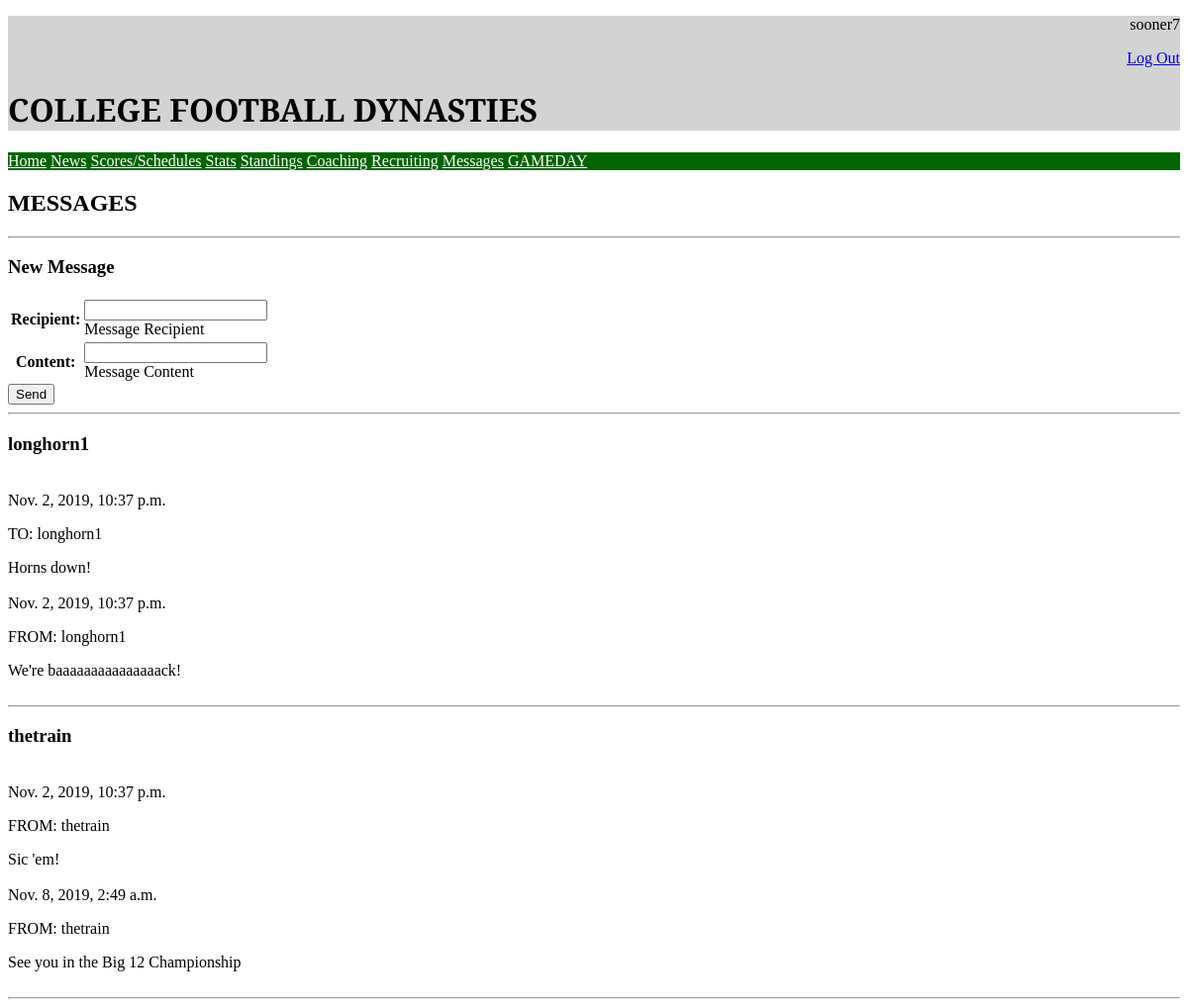
The page /messages (signed in) on the database its author committed.
### main/models.py (models this page shows)
class Message(models.Model):
    sender = models.ForeignKey(User, on_delete=models.SET_NULL, null=True, related_name="+")
    recipient = models.ForeignKey(User, on_delete=models.SET_NULL, null=True, related_name="+")
    content = models.CharField(max_length=400)
    sentTime = models.DateTimeField(auto_now_add=True)
    def __str__(self):
        return "Message<{}, {}, \"{}{}\">".format(self.sender, self.recipient, self.content[:20], "..." if len(self.content) > 10 else "")

### main/views.py (the view)
# urls.py: path("messages", views.messages, name="messages"),
def messages(request):
    sent = Message.objects.filter(sender=request.user)
    received = Message.objects.filter(recipient=request.user)
    conversations = {}
    for m in sent:
        if m.recipient.username not in conversations:
            conversations[m.recipient.username] = []
        conversations[m.recipient.username].append(m)
    for m in received:
        if m.sender.username not in conversations:
            conversations[m.sender.username] = []
        conversations[m.sender.username].append(m)
    for other in conversations:
        conversations[other].sort(key=lambda m: m.sentTime)
    if request.method == "POST":
        form = SendMessageForm(request.POST)
        if form.is_valid():
            recipient = User.objects.get(username=form.cleaned_data["recipient"])
            m = Message(sender=request.user, recipient=recipient, content=form.cleaned_data["content"])
            m.save()
            return HttpResponseRedirect(reverse("messages"))
    else:
        form = SendMessageForm()
    context = {
        "messageList": Message.objects.filter(recipient=request.user) | Message.objects.filter(sender=request.user),
        "conversations": conversations,
        "form": form
    }
    return render(request, "messages.html", context=context)

### main/forms.py
class SendMessageForm(forms.Form):
    recipient = forms.CharField(help_text="Message Recipient", max_length=20)
    content = forms.CharField(help_text="Message Content", max_length=400)

### templates/messages.html (shortened to what this page needs)
{% extends "baseGeneric.html" %}
{% block content %}
    <h2>MESSAGES</h2>
    <hr>
    <h3>New Message</h3>
    <form action="" method="post">
        <table>
            {{ form.as_table }}
        </table>
        <input type="submit" value="Send">
    </form>
    <hr>
    {% if user.is_authenticated %}
        {% for other, mList in conversations.items %}
            <h3>{{ other }}</h3>
            <br>
            {% for m in mList %}
                {{ m.sentTime }}
                {% if m.sender == user %}
                    <p>TO: {{ m.recipient }}</p>
                {% else %}
                    <p>FROM: {{ m.sender }}</p>
                {% endif %}
                {{ m.content }}
                <br>
                <br>
            {% endfor %}
            <hr>
        {% endfor %}
    {% else %}
        <p>You are not logged in</p>
    {% endif %}
{% endblock %}

### templates/baseGeneric.html (shortened to what this page needs)
<!DOCTYPE html>
<html lang="en">
<head>
    {% load static %}
    <link rel="stylesheet" href="{% static 'css/styles.css' %}">
</head>
<body>
    <header>
        <div style="text-align: right;">
            {% if user.is_authenticated %}
                <p>{{ user.get_username }}</p>
                <a href="{% url "logout" %}">Log Out</a>
            {%  else %}
                <p>You are not logged in</p>
                <a href="{% url "login" %}">Log In</a>
            {% endif %}
        </div>
        <h1>COLLEGE FOOTBALL DYNASTIES</h1>
    </header>
    <nav>
        <a href="/">Home</a>
        <a href="">News</a>
        <a href="{% url "schedule" %}">Scores/Schedules</a>
        <a href="">Stats</a>
        <a href="{% url "standings" %}">Standings</a>
        <a href="">Coaching</a>
        <a href="">Recruiting</a>
        <a href="{% url "messages" %}">Messages</a>
        <a href="">GAMEDAY</a>
    </nav>
    {% block content %}
    {%  endblock %}
</body>
</html>

### main/static/css/styles.css (style rules this page uses)
h1 { font-family: 'Alfa Slab One', cursive; }
header { background-color: lightgrey; }
nav { background-color: darkgreen; }
nav a { color: white; }

### rows shown on the page
Message: username "longhorn1", sentTime "Nov. 2, 2019, 10:37 p.m.", recipient "longhorn1", content "Horns down!"
Message: sentTime "Nov. 2, 2019, 10:37 p.m.", sender "longhorn1", content "We're baaaaaaaaaaaaaaack!"
Message: username "thetrain", sentTime "Nov. 2, 2019, 10:37 p.m.", sender "thetrain", content "Sic 'em!"
Message: sentTime "Nov. 8, 2019, 2:49 a.m.", sender "thetrain", content "See you in the Big 12 Championship"

### other values the page prints
{{ user.get_username }} "sooner7"
